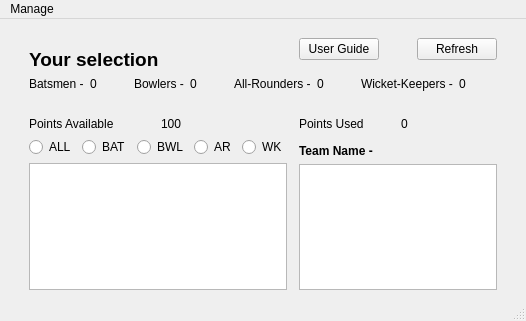
<?xml version="1.0" encoding="UTF-8"?>
<ui version="4.0">
 <class>HomePage</class>
 <widget class="QMainWindow" name="HomePage">
  <property name="geometry">
   <rect>
    <x>0</x>
    <y>0</y>
    <width>526</width>
    <height>321</height>
   </rect>
  </property>
  <property name="windowTitle">
   <string>MainWindow</string>
  </property>
  <widget class="QWidget" name="centralwidget">
   <layout class="QGridLayout" name="gridLayout">
    <item row="2" column="4">
     <spacer name="horizontalSpacer_2">
      <property name="orientation">
       <enum>Qt::Horizontal</enum>
      </property>
      <property name="sizeType">
       <enum>QSizePolicy::Fixed</enum>
      </property>
      <property name="sizeHint" stdset="0">
       <size>
        <width>20</width>
        <height>20</height>
       </size>
      </property>
     </spacer>
    </item>
    <item row="2" column="3">
     <layout class="QVBoxLayout" name="verticalLayout_6">
      <property name="topMargin">
       <number>0</number>
      </property>
      <item>
       <layout class="QHBoxLayout" name="horizontalLayout_10">
        <property name="topMargin">
         <number>20</number>
        </property>
        <item>
         <widget class="QLabel" name="label_6">
          <property name="text">
           <string>Points Used</string>
          </property>
         </widget>
        </item>
        <item>
         <widget class="QLabel" name="label_5">
          <property name="text">
           <string>0</string>
          </property>
         </widget>
        </item>
       </layout>
      </item>
      <item>
       <layout class="QHBoxLayout" name="horizontalLayout_2">
        <property name="sizeConstraint">
         <enum>QLayout::SetDefaultConstraint</enum>
        </property>
        <property name="topMargin">
         <number>7</number>
        </property>
        <property name="bottomMargin">
         <number>0</number>
        </property>
        <item>
         <widget class="QLabel" name="team_name">
          <property name="font">
           <font>
            <weight>75</weight>
            <bold>true</bold>
           </font>
          </property>
          <property name="text">
           <string>Team Name -</string>
          </property>
         </widget>
        </item>
       </layout>
      </item>
      <item>
       <widget class="QListWidget" name="picked_list"/>
      </item>
     </layout>
    </item>
    <item row="1" column="1" colspan="3">
     <layout class="QHBoxLayout" name="horizontalLayout_7">
      <property name="topMargin">
       <number>0</number>
      </property>
      <item>
       <widget class="QLabel" name="bat1">
        <property name="styleSheet">
         <string notr="true">border-color: rgb(114, 115, 115);</string>
        </property>
        <property name="text">
         <string>Batsmen -</string>
        </property>
       </widget>
      </item>
      <item>
       <widget class="QLabel" name="batCnt">
        <property name="text">
         <string>0</string>
        </property>
       </widget>
      </item>
      <item>
       <widget class="QLabel" name="bwl1">
        <property name="styleSheet">
         <string notr="true">border-color: rgb(102, 103, 103);</string>
        </property>
        <property name="text">
         <string>Bowlers -</string>
        </property>
       </widget>
      </item>
      <item>
       <widget class="QLabel" name="bwlCnt">
        <property name="text">
         <string>0</string>
        </property>
       </widget>
      </item>
      <item>
       <widget class="QLabel" name="ar1">
        <property name="styleSheet">
         <string notr="true">border-color: rgb(103, 104, 104);</string>
        </property>
        <property name="text">
         <string>All-Rounders -</string>
        </property>
       </widget>
      </item>
      <item>
       <widget class="QLabel" name="arCnt">
        <property name="text">
         <string>0</string>
        </property>
       </widget>
      </item>
      <item>
       <widget class="QLabel" name="wk1">
        <property name="styleSheet">
         <string notr="true">border-color: rgb(104, 106, 106);</string>
        </property>
        <property name="text">
         <string>Wicket-Keepers -</string>
        </property>
       </widget>
      </item>
      <item>
       <widget class="QLabel" name="label_2">
        <property name="text">
         <string>0</string>
        </property>
       </widget>
      </item>
     </layout>
    </item>
    <item row="2" column="2">
     <spacer name="horizontalSpacer_3">
      <property name="orientation">
       <enum>Qt::Horizontal</enum>
      </property>
      <property name="sizeHint" stdset="0">
       <size>
        <width>40</width>
        <height>20</height>
       </size>
      </property>
     </spacer>
    </item>
    <item row="2" column="0">
     <spacer name="horizontalSpacer">
      <property name="orientation">
       <enum>Qt::Horizontal</enum>
      </property>
      <property name="sizeType">
       <enum>QSizePolicy::Fixed</enum>
      </property>
      <property name="sizeHint" stdset="0">
       <size>
        <width>20</width>
        <height>20</height>
       </size>
      </property>
     </spacer>
    </item>
    <item row="0" column="1">
     <layout class="QHBoxLayout" name="horizontalLayout_3">
      <property name="topMargin">
       <number>20</number>
      </property>
      <item>
       <widget class="QLabel" name="label">
        <property name="font">
         <font>
          <pointsize>14</pointsize>
          <weight>75</weight>
          <bold>true</bold>
         </font>
        </property>
        <property name="text">
         <string>Your selection</string>
        </property>
       </widget>
      </item>
     </layout>
    </item>
    <item row="0" column="3">
     <layout class="QHBoxLayout" name="horizontalLayout_4">
      <item>
       <widget class="QPushButton" name="userGuideBtn">
        <property name="text">
         <string>User Guide</string>
        </property>
       </widget>
      </item>
      <item>
       <spacer name="horizontalSpacer_4">
        <property name="orientation">
         <enum>Qt::Horizontal</enum>
        </property>
        <property name="sizeHint" stdset="0">
         <size>
          <width>40</width>
          <height>20</height>
         </size>
        </property>
       </spacer>
      </item>
      <item>
       <widget class="QPushButton" name="refreshBtn">
        <property name="text">
         <string>Refresh</string>
        </property>
       </widget>
      </item>
     </layout>
    </item>
    <item row="2" column="1">
     <layout class="QVBoxLayout" name="verticalLayout_5">
      <property name="topMargin">
       <number>0</number>
      </property>
      <item>
       <layout class="QHBoxLayout" name="horizontalLayout_9">
        <property name="topMargin">
         <number>20</number>
        </property>
        <item>
         <widget class="QLabel" name="label_4">
          <property name="text">
           <string>Points Available</string>
          </property>
         </widget>
        </item>
        <item>
         <widget class="QLabel" name="label_3">
          <property name="text">
           <string>100</string>
          </property>
         </widget>
        </item>
       </layout>
      </item>
      <item>
       <layout class="QHBoxLayout" name="horizontalLayout">
        <property name="topMargin">
         <number>0</number>
        </property>
        <item>
         <widget class="QRadioButton" name="radioButton">
          <property name="text">
           <string>ALL</string>
          </property>
         </widget>
        </item>
        <item>
         <widget class="QRadioButton" name="rdBAT">
          <property name="text">
           <string>BAT</string>
          </property>
         </widget>
        </item>
        <item>
         <widget class="QRadioButton" name="rdBWL">
          <property name="text">
           <string>BWL</string>
          </property>
         </widget>
        </item>
        <item>
         <widget class="QRadioButton" name="rdAR">
          <property name="text">
           <string>AR</string>
          </property>
         </widget>
        </item>
        <item>
         <widget class="QRadioButton" name="rdWK">
          <property name="text">
           <string>WK</string>
          </property>
         </widget>
        </item>
       </layout>
      </item>
      <item>
       <widget class="QListWidget" name="player_list"/>
      </item>
     </layout>
    </item>
   </layout>
  </widget>
  <widget class="QMenuBar" name="menubar">
   <property name="geometry">
    <rect>
     <x>0</x>
     <y>0</y>
     <width>526</width>
     <height>22</height>
    </rect>
   </property>
   <widget class="QMenu" name="menuManage">
    <property name="title">
     <string>Manage</string>
    </property>
    <addaction name="actionCreate_Team"/>
    <addaction name="actionOpen"/>
    <addaction name="actionSave"/>
    <addaction name="separator"/>
    <addaction name="actionEvaluate_results"/>
    <addaction name="separator"/>
    <addaction name="actionQuit"/>
    <addaction name="separator"/>
   </widget>
   <addaction name="menuManage"/>
  </widget>
  <widget class="QStatusBar" name="statusbar"/>
  <action name="actionCreate_Team">
   <property name="text">
    <string>Create Team</string>
   </property>
  </action>
  <action name="actionOpen">
   <property name="text">
    <string>Open</string>
   </property>
  </action>
  <action name="actionSave">
   <property name="text">
    <string>Save</string>
   </property>
  </action>
  <action name="actionEvaluate_results">
   <property name="text">
    <string>Evaluate results</string>
   </property>
  </action>
  <action name="actionQuit">
   <property name="text">
    <string>Quit</string>
   </property>
  </action>
 </widget>
 <resources/>
 <connections/>
</ui>
